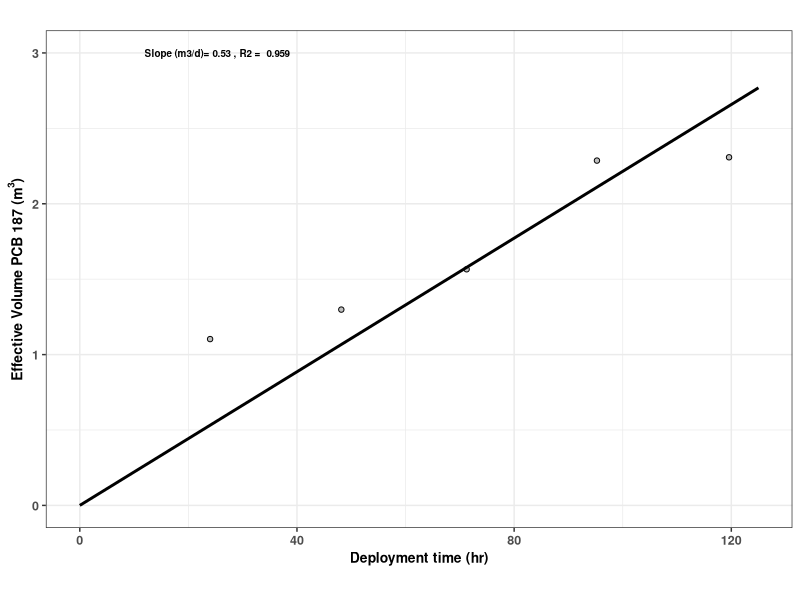
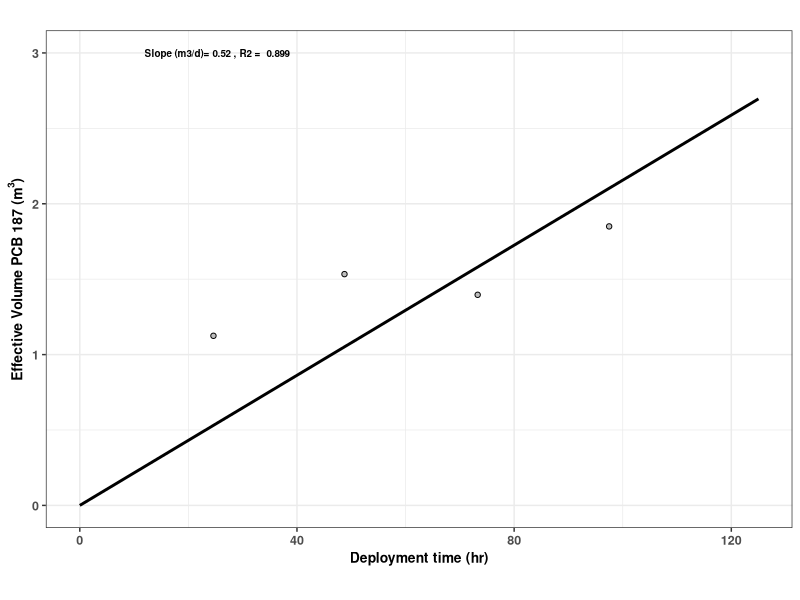
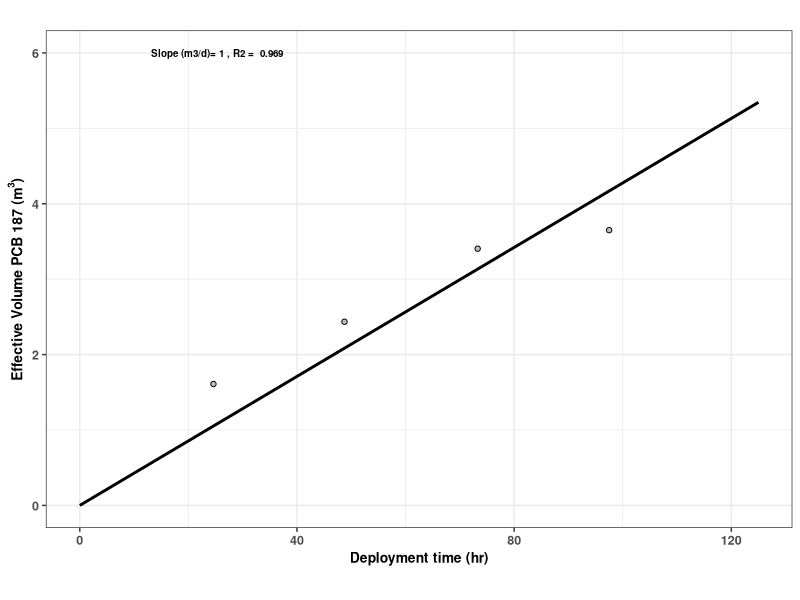

Reproduce these figures in R, in order.
## Code to individual PCB calculate sampling rates
# for silicone wristbands. Sampling rates were calculated with
# (i) static (2 times) and (ii) rotating set up.

# Install packages
install.packages("readxl") #say no!
install.packages("gridExtra")
install.packages("ggplot2")

# Load libraries
library(readxl)
library(ggplot2)
library(gridExtra)

# Sampling rates calculations under static conditions ---------------------

# Read data.xlsx
PUF <- data.frame(read_excel("DataStatic.xlsx", sheet = "PUFv2",
                               col_names = TRUE, col_types = NULL))

WB <- data.frame(read_excel("DataStatic.xlsx", sheet = "WDv2",
                                col_names = TRUE, col_types = NULL))

# Remove metadata
WB.1 <- subset(WB, select = -c(sample:time))

# Perform linear regression of WD accumulate mass vs time to check linearity
# create matrix
WBMatrix <- matrix(nrow = length(WB.1), ncol = 3)

for(i in 1:length(WB.1)) {
  fit <- lm(WB.1[,i] ~ WB$time)
  WBMatrix[i,1] <- format(signif(summary(fit)$coef[2,"Estimate"], digits = 2))
  WBMatrix[i,2] <- format(signif(summary(fit)$adj.r.squared, digits = 4))
  WBMatrix[i,3] <- format(signif(summary(fit)$coef[2,"Pr(>|t|)"], digits = 3))
}

colnames(WBMatrix) <-c("slope", "R2", "p-value")
congener <- names(head(WB.1)[0,])
WBMatrix <- cbind(congener, WBMatrix)

# Export
write.csv(WBMatrix, file = "WDLinearity.csv")

# Calculate sampling rate
# Remove sample name of PUFs
PUF.1 <- subset(PUF, select = -c(sample))
# Average individual PCBs from PUF
PUF.mean <- t(colMeans(PUF.1))
# Convert time into days
time <- WB$time/24

# (dMWD/Cair) = Rsdt
# Force intercept 0
# Conditions: Mean of PUF >0, but also all the measurements >0,
# Measurements from WB >3
# Create matrix for sampling rate (SR)
SR <- matrix(nrow = length(WB.1), ncol = 3)

for(i in 1:length(WB.1)) {
  if ((PUF.mean[i] > 0) && (sum(WB.1[i] > 0,
                                na.rm = TRUE) > 3) && (sum(PUF.1[i] > 0,
                                                           na.rm = TRUE) == 4)) {
    fit <- lm(WB.1[,i]/PUF.mean[i] ~ 0 + time)
    SR[i,1] <- format(signif(summary(fit)$coef[1,"Estimate"], digits = 3))
    SR[i,2] <- format(signif(summary(fit)$adj.r.squared, digits = 3))
    SR[i,3] <- format(signif(summary(fit)$coef[1,"Pr(>|t|)"], digits = 3))
  } else {
    SR[i,1] <- 0
    SR[i,2] <- 0
    SR[i,3] <- 0
  }
}

colnames(SR) <-c("Sampling Rate (m3/d)", "R2", "p-value")
congener <- names(head(WB.1)[0,])
SR <- cbind(congener, SR)

#export
write.csv(SR, file = "WDSamplingRate.csv")

# Plots
# Change number congener in [] 

fit1 <- lm(WB.1[, 152]/PUF.mean[152] ~ 0 + time)
ggplot(WB, aes(x = time, y = WB.1[, 152]/PUF.mean[152])) +
  theme_bw() +
  theme(aspect.ratio = 10/15) +
  xlab(expression(bold("Deployment time (hr)"))) +
  ylab(expression(bold("Effective Volume PCB 187 (m"^"3"*")"))) +
  theme(axis.text.y = element_text(face = "bold", size = 9),
        axis.title.y = element_text(face = "bold", size = 10)) +
  theme(axis.text.x = element_text(face = "bold", size = 9),
        axis.title.x = element_text(face = "bold", size = 10)) +
  geom_point(color = "black", shape = 21, fill = "grey", size = 1.5) +
  stat_smooth(method = "lm", col = "black", se = FALSE,
              formula = y ~ 0 + x, fullrange = T) +
  xlim(0, 125) +
  ylim(0, 3) +
  theme(plot.title = element_text(size = 8, face = "bold")) +
  annotate("text", x = 25, y = 3,
           label = paste(" Slope (m3/d)=",
                         signif(summary(fit1)$coef[1,"Estimate"], 2),
                         ", R2 = ", signif(summary(fit1)$adj.r.squared, 3)),
                         size = 2.5, fontface = 2)

# Sampling rates calculations under static and rotating conditions -------------------

# Read data.xlsx
PUF.v2 <- data.frame(read_excel("DataV04.xlsx", sheet = "PUFv3",
                             col_names = TRUE, col_types = NULL))

WB.st <- data.frame(read_excel("DataV03.xlsx", sheet = "WDST",
                            col_names = TRUE, col_types = NULL))

WB.rot <- data.frame(read_excel("DataV03.xlsx", sheet = "WDROT",
                               col_names = TRUE, col_types = NULL))

# Remove metadata
WB.st.2 <- subset(WB.st, select = -c(sample:time))
WB.rot.2 <- subset(WB.rot, select = -c(sample:time))
# Convert time into days
time.2 <- WB.st$time/24

# Calculate sampling rate for stationary 2nd time
# Remove sample name of PUFs
PUF.2 <- subset(PUF.v2, select = -c(Concentration..ng.m3.))
# Average individual PCBs from PUF
PUF.mean.2 <- t(colMeans(PUF.2))

# (dMWD/Cair) = Rsdt
# Force intercept 0
# Conditions: Mean of PUF >0, but also all the measurements >0,
# Measurements from WB >3
# Create matrix for sampling rate (SR)
SR.st <- matrix(nrow = length(WB.st.2), ncol = 3)

for(i in 1:length(WB.st.2)) {
  if (PUF.mean.2[i] > 0) {
    fit <- lm(WB.st.2[,i]/PUF.mean.2[i] ~ 0 + time.2)
    SR.st[i,1] <- format(signif(summary(fit)$coef[1,"Estimate"], digits = 3))
    SR.st[i,2] <- format(signif(summary(fit)$adj.r.squared, digits = 3))
    SR.st[i,3] <- format(signif(summary(fit)$coef[1,"Pr(>|t|)"], digits = 3))
  } else {
    SR.st[i,1] <- 0
    SR.st[i,2] <- 0
    SR.st[i,3] <- 0
  }
}

colnames(SR.st) <-c("Sampling Rate (m3/d)", "R2", "p-value")
congener <- names(head(WB.st.2)[0,])
SR.st <- cbind(congener, SR.st)

#export
write.csv(SR.st, file = "WDSamplingRateStV3.csv")

# Plots
# Change number congener in [] 

fit1 <- lm(WB.st.2[, 153]/PUF.mean.2[153] ~ 0 + time.2)
ggplot(WB.st.2, aes(x = time.2*24, y = WB.st.2[, 153]/PUF.mean.2[153])) +
  theme_bw() +
  theme(aspect.ratio = 10/15) +
  xlab(expression(bold("Deployment time (hr)"))) +
  ylab(expression(bold("Effective Volume PCB 187 (m"^"3"*")"))) +
  theme(axis.text.y = element_text(face = "bold", size = 9),
        axis.title.y = element_text(face = "bold", size = 10)) +
  theme(axis.text.x = element_text(face = "bold", size = 9),
        axis.title.x = element_text(face = "bold", size = 10)) +
  geom_point(color = "black", shape = 21, fill = "grey", size = 1.5) +
  stat_smooth(method = "lm", col = "black", se = FALSE,
              formula = y ~ 0 + x, fullrange = T) +
  xlim(0, 125) +
  ylim(0, 3) +
  theme(plot.title = element_text(size = 7, face = "bold")) +
  annotate("text", x = 25, y = 3,
           label = paste(" Slope (m3/d)=",
                         signif(summary(fit1)$coef[1,"Estimate"], 2),
                         ", R2 = ", signif(summary(fit1)$adj.r.squared, 3)),
           size = 2.5, fontface = 2)

# Calculate sampling rate for rotating
# (dMWD/Cair) = Rsdt
# Force intercept 0
# Conditions: Mean of PUF >0, but also all the measurements >0,
# Measurements from WB >3
# Create matrix for sampling rate (SR)
SR.rot <- matrix(nrow = length(WB.rot.2), ncol = 3)

for(i in 1:length(WB.rot.2)) {
  if (PUF.mean.2[i] > 0) {
    fit <- lm(WB.rot.2[,i]/PUF.mean.2[i] ~ 0 + time.2)
    SR.rot[i,1] <- format(signif(summary(fit)$coef[1,"Estimate"], digits = 3))
    SR.rot[i,2] <- format(signif(summary(fit)$adj.r.squared, digits = 3))
    SR.rot[i,3] <- format(signif(summary(fit)$coef[1,"Pr(>|t|)"], digits = 3))
  } else {
    SR.rot[i,1] <- 0
    SR.rot[i,2] <- 0
    SR.rot[i,3] <- 0
  }
}

colnames(SR.rot) <-c("Sampling Rate (m3/d)", "R2", "p-value")
congener <- names(head(WB.rot.2)[0,])
SR.rot <- cbind(congener, SR.rot)

#export
write.csv(SR.rot, file = "WDSamplingRateRotV2.csv")

# Plots
# Change number congener in [] 

fit1 <- lm(WB.rot.2[, 153]/PUF.mean.2[153] ~ 0 + time.2)
ggplot(WB.rot.2, aes(x = time.2*24, y = WB.rot.2[, 153]/PUF.mean.2[153])) +
  theme_bw() +
  theme(aspect.ratio = 10/15) +
  xlab(expression(bold("Deployment time (hr)"))) +
  ylab(expression(bold("Effective Volume PCB 187 (m"^"3"*")"))) +
  theme(axis.text.y = element_text(face = "bold", size = 9),
        axis.title.y = element_text(face = "bold", size = 10)) +
  theme(axis.text.x = element_text(face = "bold", size = 9),
        axis.title.x = element_text(face = "bold", size = 10)) +
  geom_point(color = "black", shape = 21, fill = "grey", size = 1.5) +
  stat_smooth(method = "lm", col = "black", se = FALSE,
              formula = y ~ 0 + x, fullrange = T) +
  xlim(0, 125) +
  ylim(0, 6) +
  theme(plot.title = element_text(size = 8, face = "bold")) +
  annotate("text", x = 25, y = 6,
           label = paste(" Slope (m3/d)=",
                         signif(summary(fit1)$coef[1,"Estimate"], 2),
                         ", R2 = ", signif(summary(fit1)$adj.r.squared, 3)),
           size = 2.5, fontface = 2)

